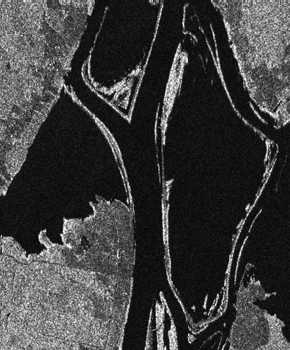
%> input picture PCAKmeans-master/ottawa_1.bmp, 290 x 350 px
$ octave pca_kmeans_compare.m   (GNU Octave 9; MATLAB toolbox functions it lacks are replaced by stand-ins)
%> lines starting %> are read from the running program, lines starting %| are printed output that depends on the picture; in (x1, y1, x2, y2) boxes, pixels count from 0 and x2, y2 are one past the last pixel; in counts of white or black regions, pixels touching at a corner belong together; the program's own positions count from 1; long printed decimals are rounded
### PCAKmeans-master/pca_kmeans.m
function [change_map] = pca_kmeans(im1,im2,block_size,rate)
%% [change_map] = pca_kmeans(im1,im2,block_size,rate)
% im1: Input image for time 1 with size of [m,n,k];
% im2: Input image for time 2 with size of [m,n,k];
% block_size: Size of block;
% rate: Proportion of the Pricipal Components;
%
% change_map: Change map with size of [m,n];

%% set the proportion of the Pricipal Components;
if nargin <= 3
    rate=0.9;
end

%% calculate the image_size and padding_size;
image_size = size(im1);
padding_size = image_size + block_size;
padding_size(3) = padding_size(3) - block_size;

%% calculate the difference image;
delta = abs(double(im1)-double(im2));

%% padding
padding_img = zeros(padding_size);
lb = ceil(block_size/2);
ub_col = lb+image_size(1)-1;
ub_row = lb+image_size(2)-1;
padding_img(lb:ub_col,lb:ub_row,:)=delta;

%% generate feature vector for blocks;
vk = zeros(prod(image_size(1:2)),image_size(3)*block_size*block_size);
cnt=1;
for k1=1:image_size(1)
    for k2=1:image_size(2)
        vk_temp = padding_img(k1:k1+block_size-1,k2:k2+block_size-1,:);
        vk(cnt,:)=reshape(vk_temp,[],1);
        cnt=cnt+1;
    end
end
clear cnt;

%% normlization
mean_val = mean(vk);
std_val = std(vk)+1e-12;
num = size(vk,1);
vk = (vk-repmat(mean_val,num,1))./repmat(std_val,num,1);

%% PCA
cov = vk' * vk;
[V,D]=eig(cov);
val=diag(D);
for k1=length(val):-1:1
    if(sum(val(k1:length(val)))>=rate*sum(val))
        break;
    end
end
vec=V(:,k1:length(val));
feature=vk * vec;

%% kmeans
[label,~]=kmeans(feature,2);
change_map=reshape(label,image_size([2,1]));
change_map=change_map'-1;
end

### SAR_Change_Detection_CWNN-master/DAcom.m
function  [FA,MA,OE,CA]=DAcom(refImage,tstImage)
% DAcom.m
% Usage: [FA,MA,OE]=DAcom(refImage,testImage)
% Inputs:
%   refImage=reference map
%   testImage=detection map
% Outputs:
%   FA=False alarms
%   MA=Missed alarms
%   OE=Overall Error
% July,15,2009
% Copyright(C) 2008-2009 by Fan
%-------------------------------------------------------------------------
if isempty(refImage)
    error('!!!Not exist reference map');
end

refImage(find(refImage>=128))=255;
refImage(find(refImage<128))=0;

RI=refImage(:);
TI=tstImage(:);


aa=find(RI==0&TI~=0);
bb=find(RI~=0&TI==0);

FA=numel(aa);
MA=numel(bb);
OE=FA+MA;
[m,n]=size(tstImage);
CA = 1-OE/(m*n);

### SAR_Change_Detection_CWNN-master/evaluate_g.m
function  [FA,MA,OE,CA,KC]=evaluate_g(refImage,tstImage)
% DAcom.m
% Usage: [FA,MA,OE]=DAcom(refImage,testImage)
% Inputs:
%   refImage=reference map
%   testImage=detection map
% Outputs:
%   FA=False alarms
%   MA=Missed alarms
%   OE=Overall Error
%   CA= PCC
% July,15,2009
% Copyright(C) 2008-2009 by Fan
%-------------------------------------------------------------------------
if isempty(refImage)
    error('!!!Not exist reference map');
end

refImage(find(refImage>=128))=255;
refImage(find(refImage<128))=0;

RI=refImage(:);
TI=tstImage(:);


aa=find(RI==0&TI~=0);
bb=find(RI~=0&TI==0);

FA=numel(aa);
MA=numel(bb);
OE=FA+MA;
[m,n]=size(tstImage);
CA = 1-OE/(m*n);
PCC = CA;
label_1 = length(find(RI==255))
label_0 = length(find(RI==0))

PRE=((label_1+FA-MA)*label_1+(label_0+MA-FA)*label_0)/((m*n)*(m*n))
KC=(PCC-PRE)/(1-PRE)

### PCAKmeans-master/pca_kmeans_compare.m
% MATLAB implementation for "Unsupervised Change Detection in Satellite Images Using Principal Component Analysis and k-Means Clustering"
%
% Created on Thu Dec 7 2017, @author: rulixiang

clear;clc
close all

im1   = imread('ottawa_1.bmp');
%> im1 is the input picture: size 350x290x3 uint8; min 0, max 255, mean 60.9
im2   = imread('ottawa_2.bmp');
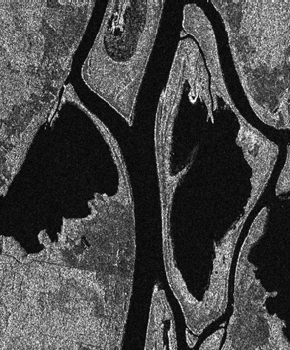
%> input picture PCAKmeans-master/ottawa_2.bmp, 290 x 350 px
%> im2 is the input picture: size 350x290x3 uint8; min 0, max 255, mean 71.6
im_gt = imread('ottawa_gt.bmp');
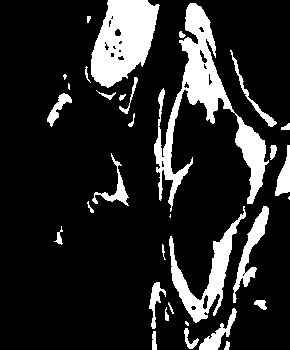
%> input picture PCAKmeans-master/ottawa_gt.bmp, 290 x 350 px
%> im_gt is the input picture: size 350x290x3 uint8; 15.8% white; 33 white regions (5 under 20 px), largest, box (x1, y1, x2, y2) and area: (154, 3, 269, 212) 5708, (91, 0, 160, 88) 4014, (169, 206, 246, 323) 2199
fprintf(' ... ... read image file finished !!! !!!\n\n');

% im1 = double(im1(:,:,1));
% im2 = double(im2(:,:,1));


figure

pca_res = pca_kmeans(im1,im2,4)*255;
%> in pca_kmeans, `delta = abs(double(im1)-double(im2));`:
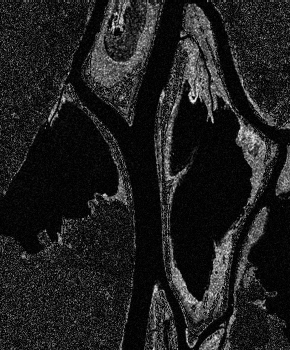
%> delta: size 350x290x3 double; min 0, max 244, mean 31.2
%> in pca_kmeans, `padding_img(lb:ub_col,lb:ub_row,:)=delta;`:
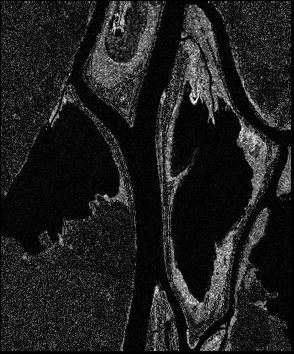
%> padding_img: size 354x294x3 double; min 0, max 244, mean 30.4
%> after the loop in pca_kmeans, `for k1=1:image_size(1)`: cnt = 101501
%> in pca_kmeans, `mean_val = mean(vk);`: mean_val = 48 values, max 31.16 at index 6, min 30.77 at index 16, mean 30.96
%> in pca_kmeans, `std_val = std(vk)+1e-12;`: std_val = 48 values, max 37.92 at index 14, min 37.85 at index 1, mean 37.88
%> in pca_kmeans, `num = size(vk,1);`: num = 101500
%> in pca_kmeans, `val=diag(D);`: val = 48 values from -7.45e-10 to 3049891.3
%> in pca_kmeans, `change_map=reshape(label,image_size([2,1]));`:
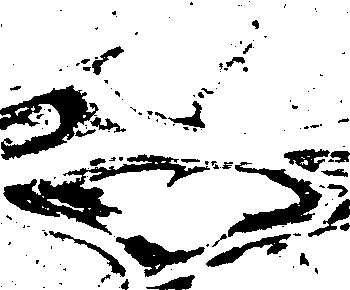
%> change_map: size 290x350 double; values 1 (black) and 2 (white), 83.6% white; 146 black regions (109 under 20 px), largest, box (x1, y1, x2, y2) and area: (3, 154, 210, 235) 4370, (0, 85, 99, 160) 3108, (228, 162, 322, 237) 2311
%> in pca_kmeans, `change_map=change_map'-1;`:
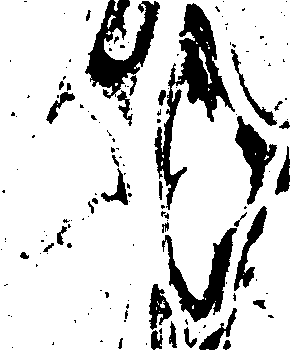
%> change_map: size 350x290 double; values 0 (black) and 1 (white), 83.6% white; 146 black regions (109 under 20 px), largest, box (x1, y1, x2, y2) and area: (154, 3, 235, 210) 4370, (85, 0, 160, 99) 3108, (162, 228, 237, 322) 2311
imshow(pca_res)

im_gt = double(im_gt(:,:,1));
[FA,MA,OE,CA] = DAcom(im_gt, pca_res);% get the accuracy ratio
%> in DAcom, `aa=find(RI==0&TI~=0);`: aa = 81905 values from 1 to 101500
%> in DAcom, `bb=find(RI~=0&TI==0);`: bb = 13136 values from 16569 to 101336
%> in DAcom, `FA=numel(aa);`: FA = 81905
%> in DAcom, `MA=numel(bb);`: MA = 13136
%> in DAcom, `OE=FA+MA;`: OE = 95041
%> in DAcom, `CA = 1-OE/(m*n);`: CA = 0.0636
%> FA = 81905; MA = 13136; OE = 95041; CA = 0.0636
fprintf('FALSE ALRAMS : %d \n', FA);
%| FALSE ALRAMS : 81905
fprintf('MISSED PIXEL : %d \n', MA);
%| MISSED PIXEL : 13136
fprintf('OVERALL ERROR: %d \n', OE);
%| OVERALL ERROR: 95041
fprintf('PCC          : %f \n\n\n', CA);
%| PCC          : 0.06363

[FA,MA,OE,CA,KCC] = evaluate_g(im_gt, pca_res);% get the accuracy ratio
%> in evaluate_g, `label_1 = length(find(RI==255))`: label_1 = 16049
%> in evaluate_g, `label_0 = length(find(RI==0))`: label_0 = 85451
%> in evaluate_g, `PRE=((label_1+FA-MA)*label_1+(label_0+MA-FA)*label_0)/((m*n)*(m*n))`: PRE = 0.27
%> in evaluate_g, `KC=(PCC-PRE)/(1-PRE)`: KC = -0.284
%> KCC = -0.284
fprintf('FALSE ALRAMS : %d \n', FA);
%| FALSE ALRAMS : 81905
fprintf('MISSED PIXEL : %d \n', MA);
%| MISSED PIXEL : 13136
fprintf('OVERALL ERROR: %d \n', OE);
%| OVERALL ERROR: 95041
fprintf('PCC          : %f \n\n\n', CA);
%| PCC          : 0.06363
fprintf('KCC          : %f \n\n\n', KCC);
%| KCC          : -0.2836
